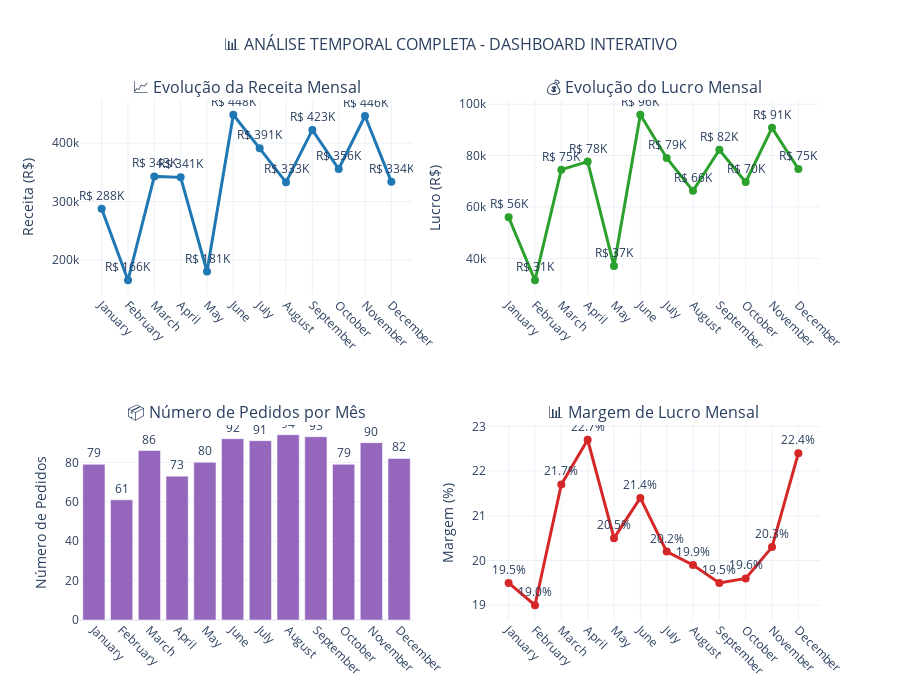

The notebook cell this image was saved under:
### Code cell
# 📈 ANÁLISE TEMPORAL INTERATIVA COM PLOTLY
# Visualizações interativas para explorar tendências temporais

print("📈 CRIANDO VISUALIZAÇÕES INTERATIVAS - ANÁLISE TEMPORAL")
print("="*60)

# Preparar dados mensais para visualização
monthly_viz_data = df.groupby(['month', 'month_name']).agg({
    'revenue': 'sum',
    'profit': 'sum',
    'order_id': 'count',
    'quantity': 'sum'
}).reset_index()

monthly_viz_data['margin'] = (monthly_viz_data['profit'] / monthly_viz_data['revenue'] * 100).round(1)
monthly_viz_data = monthly_viz_data.sort_values('month')

# Criar subplots interativos
fig = make_subplots(
    rows=2, cols=2,
    subplot_titles=('📈 Evolução da Receita Mensal', '💰 Evolução do Lucro Mensal', 
                   '📦 Número de Pedidos por Mês', '📊 Margem de Lucro Mensal'),
    specs=[[{"secondary_y": False}, {"secondary_y": False}],
           [{"secondary_y": False}, {"secondary_y": False}]]
)

# 1. Receita mensal
fig.add_trace(
    go.Scatter(
        x=monthly_viz_data['month_name'], 
        y=monthly_viz_data['revenue'],
        mode='lines+markers+text',
        name='Receita',
        line=dict(color='#1f77b4', width=3),
        marker=dict(size=8),
        text=[f'R$ {x/1000:.0f}K' for x in monthly_viz_data['revenue']],
        textposition='top center',
        hovertemplate='<b>%{x}</b><br>Receita: R$ %{y:,.2f}<extra></extra>'
    ),
    row=1, col=1
)

# 2. Lucro mensal
fig.add_trace(
    go.Scatter(
        x=monthly_viz_data['month_name'], 
        y=monthly_viz_data['profit'],
        mode='lines+markers+text',
        name='Lucro',
        line=dict(color='#2ca02c', width=3),
        marker=dict(size=8),
        text=[f'R$ {x/1000:.0f}K' for x in monthly_viz_data['profit']],
        textposition='top center',
        hovertemplate='<b>%{x}</b><br>Lucro: R$ %{y:,.2f}<extra></extra>'
    ),
    row=1, col=2
)

# 3. Pedidos mensais
fig.add_trace(
    go.Bar(
        x=monthly_viz_data['month_name'], 
        y=monthly_viz_data['order_id'],
        name='Pedidos',
        marker_color='#9467bd',
        text=monthly_viz_data['order_id'],
        textposition='outside',
        hovertemplate='<b>%{x}</b><br>Pedidos: %{y}<extra></extra>'
    ),
    row=2, col=1
)

# 4. Margem mensal
fig.add_trace(
    go.Scatter(
        x=monthly_viz_data['month_name'], 
        y=monthly_viz_data['margin'],
        mode='lines+markers+text',
        name='Margem %',
        line=dict(color='#d62728', width=3),
        marker=dict(size=8),
        text=[f'{x:.1f}%' for x in monthly_viz_data['margin']],
        textposition='top center',
        hovertemplate='<b>%{x}</b><br>Margem: %{y:.1f}%<extra></extra>'
    ),
    row=2, col=2
)

# Atualizar layout
fig.update_layout(
    height=700, 
    showlegend=False,
    title_text="📊 ANÁLISE TEMPORAL COMPLETA - DASHBOARD INTERATIVO",
    title_x=0.5,
    title_font_size=16
)

# Atualizar eixos
fig.update_xaxes(tickangle=45)
fig.update_yaxes(title_text="Receita (R$)", row=1, col=1)
fig.update_yaxes(title_text="Lucro (R$)", row=1, col=2)
fig.update_yaxes(title_text="Número de Pedidos", row=2, col=1)
fig.update_yaxes(title_text="Margem (%)", row=2, col=2)

fig.show()

print("✅ Visualizações temporais criadas com sucesso!")

### Figure 1 — Plotly figure (JSON) as saved in the notebook; plotly's stock layout.template omitted (floating-point values rounded to 4 significant figures)
{"data": [{"hovertemplate": "<b>%{x}</b><br>Receita: R$ %{y:,.2f}<extra></extra>", "line": {"color": "#1f77b4", "width": 3}, "marker": {"size": 8}, "mode": "lines+markers+text", "name": "Receita", "text": ["R$ 288K", "R$ 166K", "R$ 343K", "R$ 341K", "R$ 181K", "R$ 448K", "R$ 391K", "R$ 333K", "R$ 423K", "R$ 356K", "R$ 446K", "R$ 334K"], "textposition": "top center", "type": "scatter", "x": ["January", "February", "March", "April", "May", "June", "July", "August", "September", "October", "November", "December"], "xaxis": "x", "y": [287700.0, 165700.0, 343100.0, 341500.0, 180600.0, 448400.0, 391000.0, 333000.0, 422500.0, 355700.0, 446200.0, 333800.0], "yaxis": "y"}, {"hovertemplate": "<b>%{x}</b><br>Lucro: R$ %{y:,.2f}<extra></extra>", "line": {"color": "#2ca02c", "width": 3}, "marker": {"size": 8}, "mode": "lines+markers+text", "name": "Lucro", "text": ["R$ 56K", "R$ 31K", "R$ 75K", "R$ 78K", "R$ 37K", "R$ 96K", "R$ 79K", "R$ 66K", "R$ 82K", "R$ 70K", "R$ 91K", "R$ 75K"], "textposition": "top center", "type": "scatter", "x": ["January", "February", "March", "April", "May", "June", "July", "August", "September", "October", "November", "December"], "xaxis": "x2", "y": [55960.0, 31480.0, 74500.0, 77670.0, 37000.0, 95880.0, 79060.0, 66280.0, 82290.0, 69670.0, 90780.0, 74790.0], "yaxis": "y2"}, {"hovertemplate": "<b>%{x}</b><br>Pedidos: %{y}<extra></extra>", "marker": {"color": "#9467bd"}, "name": "Pedidos", "text": [79.0, 61.0, 86.0, 73.0, 80.0, 92.0, 91.0, 94.0, 93.0, 79.0, 90.0, 82.0], "textposition": "outside", "type": "bar", "x": ["January", "February", "March", "April", "May", "June", "July", "August", "September", "October", "November", "December"], "xaxis": "x3", "y": [79, 61, 86, 73, 80, 92, 91, 94, 93, 79, 90, 82], "yaxis": "y3"}, {"hovertemplate": "<b>%{x}</b><br>Margem: %{y:.1f}%<extra></extra>", "line": {"color": "#d62728", "width": 3}, "marker": {"size": 8}, "mode": "lines+markers+text", "name": "Margem %", "text": ["19.5%", "19.0%", "21.7%", "22.7%", "20.5%", "21.4%", "20.2%", "19.9%", "19.5%", "19.6%", "20.3%", "22.4%"], "textposition": "top center", "type": "scatter", "x": ["January", "February", "March", "April", "May", "June", "July", "August", "September", "October", "November", "December"], "xaxis": "x4", "y": [19.5, 19.0, 21.7, 22.7, 20.5, 21.4, 20.2, 19.9, 19.5, 19.6, 20.3, 22.4], "yaxis": "y4"}], "layout": {"annotations": [{"font": {"size": 16}, "showarrow": false, "text": "📈 Evolução da Receita Mensal", "x": 0.225, "xanchor": "center", "xref": "paper", "y": 1, "yanchor": "bottom", "yref": "paper"}, {"font": {"size": 16}, "showarrow": false, "text": "💰 Evolução do Lucro Mensal", "x": 0.775, "xanchor": "center", "xref": "paper", "y": 1, "yanchor": "bottom", "yref": "paper"}, {"font": {"size": 16}, "showarrow": false, "text": "📦 Número de Pedidos por Mês", "x": 0.225, "xanchor": "center", "xref": "paper", "y": 0.375, "yanchor": "bottom", "yref": "paper"}, {"font": {"size": 16}, "showarrow": false, "text": "📊 Margem de Lucro Mensal", "x": 0.775, "xanchor": "center", "xref": "paper", "y": 0.375, "yanchor": "bottom", "yref": "paper"}], "height": 700, "showlegend": false, "title": {"font": {"size": 16}, "text": "📊 ANÁLISE TEMPORAL COMPLETA - DASHBOARD INTERATIVO", "x": 0.5}, "xaxis": {"anchor": "y", "domain": [0, 0.45], "tickangle": 45}, "xaxis2": {"anchor": "y2", "domain": [0.55, 1], "tickangle": 45}, "xaxis3": {"anchor": "y3", "domain": [0, 0.45], "tickangle": 45}, "xaxis4": {"anchor": "y4", "domain": [0.55, 1], "tickangle": 45}, "yaxis": {"anchor": "x", "domain": [0.625, 1], "title": {"text": "Receita (R$)"}}, "yaxis2": {"anchor": "x2", "domain": [0.625, 1], "title": {"text": "Lucro (R$)"}}, "yaxis3": {"anchor": "x3", "domain": [0, 0.375], "title": {"text": "Número de Pedidos"}}, "yaxis4": {"anchor": "x4", "domain": [0, 0.375], "title": {"text": "Margem (%)"}}}}
